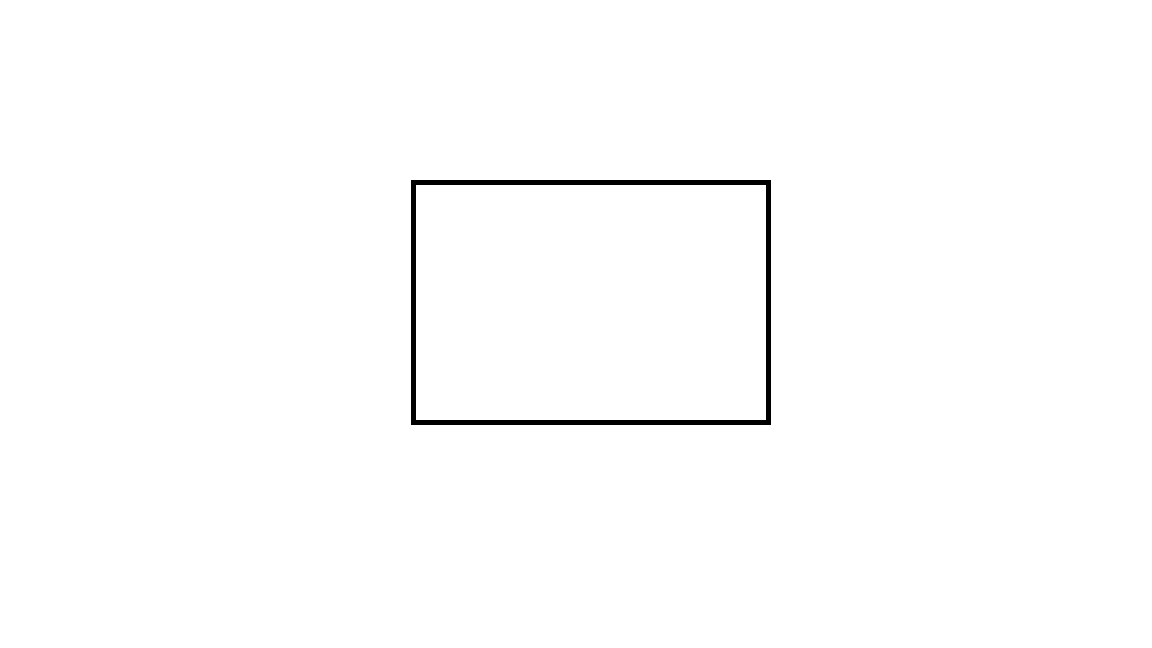
#> input picture be/images/sqare.png, 1152 x 648 px, found by its file name
$ python circularity2.py
#> lines starting #> are read from the running program, lines starting #| are printed output that depends on the picture; after the words box and inside, x2 and y2 are one past the last pixel; in counts of white or black regions, pixels touching at a corner belong together
import cv2
import numpy as np

def calculate_ellipse_aspect_ratio(contour):
    if len(contour) < 5:
        return None

    ellipse = cv2.fitEllipse(contour)
    (center, (MA, ma), angle) = ellipse

    # 장축과 단축의 비율 계산
    aspect_ratio = ma / MA

    return aspect_ratio

def detect_shapes(image_path):
    # 이미지 읽기
#> called with image_path = './images/sqare.png'
    image = cv2.imread(image_path)
#> image is the input picture: shape (648, 1152, 3); 99.2% white; 1 black region, box (x1, y1, x2, y2) and area: (411, 180, 771, 425) 5950
    gray = cv2.cvtColor(image, cv2.COLOR_BGR2GRAY)

    # 가장자리 검출
    edges = cv2.Canny(gray, 50, 150)
#> edges: shape (648, 1152); 0.32% white in thin lines or dots, all inside (x1, y1, x2, y2) = (410, 179, 771, 425)

    # 윤곽선 검출
    contours, _ = cv2.findContours(edges, cv2.RETR_TREE, cv2.CHAIN_APPROX_SIMPLE)
#> contours = 4 contours; box (x1, y1, x2, y2) and area: (410, 179, 771, 425) 88197, (410, 179, 771, 425) 88196, (415, 184, 766, 420) 82247, (415, 184, 766, 420) 82246

    for contour in contours:
        aspect_ratio = calculate_ellipse_aspect_ratio(contour)

        if aspect_ratio:
            # 타원의 축 비율을 시각적으로 표시
            x, y, w, h = cv2.boundingRect(contour)
            cv2.rectangle(image, (x, y), (x + w, y + h), (0, 255, 0), 2)
            cv2.putText(image, f'Aspect Ratio: {aspect_ratio:.2f}', (x, y - 10), cv2.FONT_HERSHEY_SIMPLEX, 0.5, (0, 255, 0), 2)
#> this loop made 4 passes
#> (center in calculate_ellipse_aspect_ratio, MA in calculate_ellipse_aspect_ratio, ma in calculate_ellipse_aspect_ratio, angle in calculate_ellipse_aspect_ratio, aspect_ratio, x, y, w) on passes 1 to 4: ((590.5, 302), 383.6, 465.3, 90, 1.21, 410, 179, 361), ((590.2, 301.7), 383.2, 464.9, 89.75, 1.21, 410, 179, 361), ((590.5, 302), 369.4, 451.1, 90, 1.22, 415, 184, 351), ((590.2, 301.7), 369, 450.7, 89.75, 1.22, 415, 184, 351)
#> image: shape (648, 1152, 3); 1.17% of pixels changed, all inside (x1, y1, x2, y2) = (409, 157, 773, 427)

    # 결과 이미지 표시
    cv2.imshow('Detected Shapes', image)
    cv2.waitKey(0)
    cv2.destroyAllWindows()

# 이미지 경로를 입력하여 함수 호출
detect_shapes('./images/sqare.png')
detect_shapes('./images/ellipse.png')
#> call 2 of detect_shapes, with image_path = './images/ellipse.png'
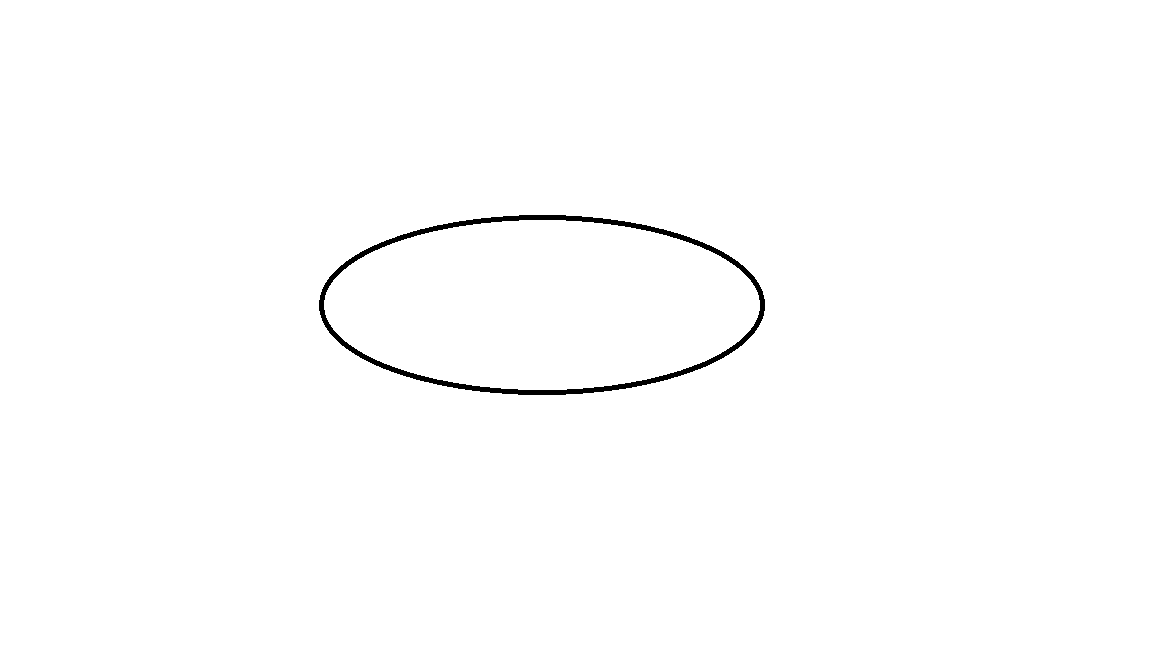
#> input picture be/images/ellipse.png, 1152 x 648 px, found by its file name
#> in detect_shapes, image is the input picture: shape (648, 1152, 3); 99.3% white; 1 black region, box (x1, y1, x2, y2) and area: (319, 215, 765, 395) 5040
#> in detect_shapes (call 2), `edges = cv2.Canny(gray, 50, 150)`: edges: shape (648, 1152); 0.28% white in thin lines or dots, all inside (x1, y1, x2, y2) = (318, 214, 765, 395)
#> in detect_shapes (call 2), `contours, _ = cv2.findContours(edges, cv2.RETR_TREE, cv2.CHAIN_APPROX_..`: contours = 4 contours; box (x1, y1, x2, y2) and area: (318, 214, 765, 395) 63170, (318, 214, 765, 395) 63088, (323, 219, 760, 390) 58128, (323, 219, 760, 390) 58050
#> the loop in detect_shapes (call 2), `for contour in contours:` made 4 passes
#> (ellipse in calculate_ellipse_aspect_ratio, MA in calculate_ellipse_aspect_ratio, ma in calculate_ellipse_aspect_ratio, aspect_ratio, x, y, w, h) on passes 1 to 4: (((541.5, 304.3), (180.1, 446.8), 90), 180.1, 446.8, 2.48, 318, 214, 447, 181), (((541.5, 304.3), (180.1, 446.4), 90), 180.1, 446.4, 2.48, 318, 214, 447, 181), (((541.5, 304.3), (169.7, 435.7), 90), 169.7, 435.7, 2.57, 323, 219, 437, 171), (((541.5, 304.3), (169.7, 435.3), 90), 169.7, 435.3, 2.56, 323, 219, 437, 171)
#> after the loop in detect_shapes (call 2), `for contour in contours:`: image: shape (648, 1152, 3); 1.21% of pixels changed, all inside (x1, y1, x2, y2) = (317, 192, 767, 397)
detect_shapes('./images/circle.png')
#> call 3 of detect_shapes, with image_path = './images/circle.png'
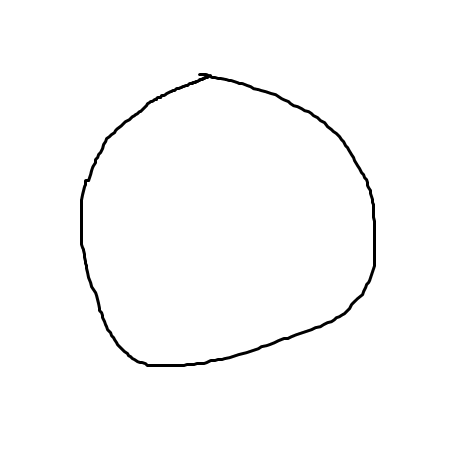
#> input picture be/images/circle.png, 450 x 450 px, found by its file name
#> in detect_shapes, image is the input picture: shape (450, 450, 3); min 0, max 255, mean 251.4
#> in detect_shapes (call 3), `edges = cv2.Canny(gray, 50, 150)`:
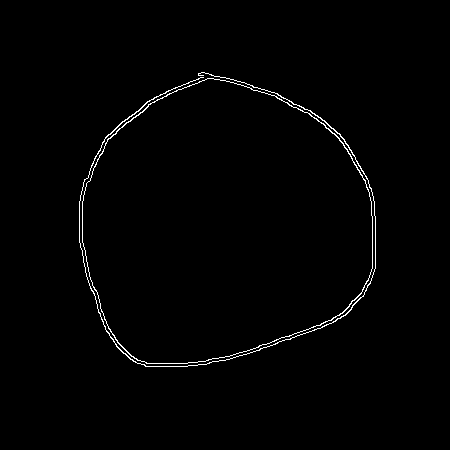
#> edges: shape (450, 450); 1% white in thin lines or dots, all inside (x1, y1, x2, y2) = (79, 72, 376, 367)
#> in detect_shapes (call 3), `contours, _ = cv2.findContours(edges, cv2.RETR_TREE, cv2.CHAIN_APPROX_..`: contours = 3 contours; box (x1, y1, x2, y2) and area: (82, 78, 373, 364) 64436, (82, 78, 373, 364) 64252, (79, 72, 376, 367) 198
#> the loop in detect_shapes (call 3), `for contour in contours:` made 3 passes
#> (center in calculate_ellipse_aspect_ratio, MA in calculate_ellipse_aspect_ratio, ma in calculate_ellipse_aspect_ratio, angle in calculate_ellipse_aspect_ratio, aspect_ratio, x, y, w) on passes 1 to 3: ((222.3, 223.4), 275.2, 298.3, 75.51, 1.08, 82, 78, 291), ((222.1, 223.8), 275.2, 297.8, 74.3, 1.08, 82, 78, 291), ((222.2, 223.4), 282.8, 303.6, 73.31, 1.07, 79, 72, 297)
#> after the loop in detect_shapes (call 3), `for contour in contours:`: image: shape (450, 450, 3); 4.26% of pixels changed, all inside (x1, y1, x2, y2) = (78, 50, 378, 369)
detect_shapes('./images/dcircle.png')
#> call 4 of detect_shapes, with image_path = './images/dcircle.png'
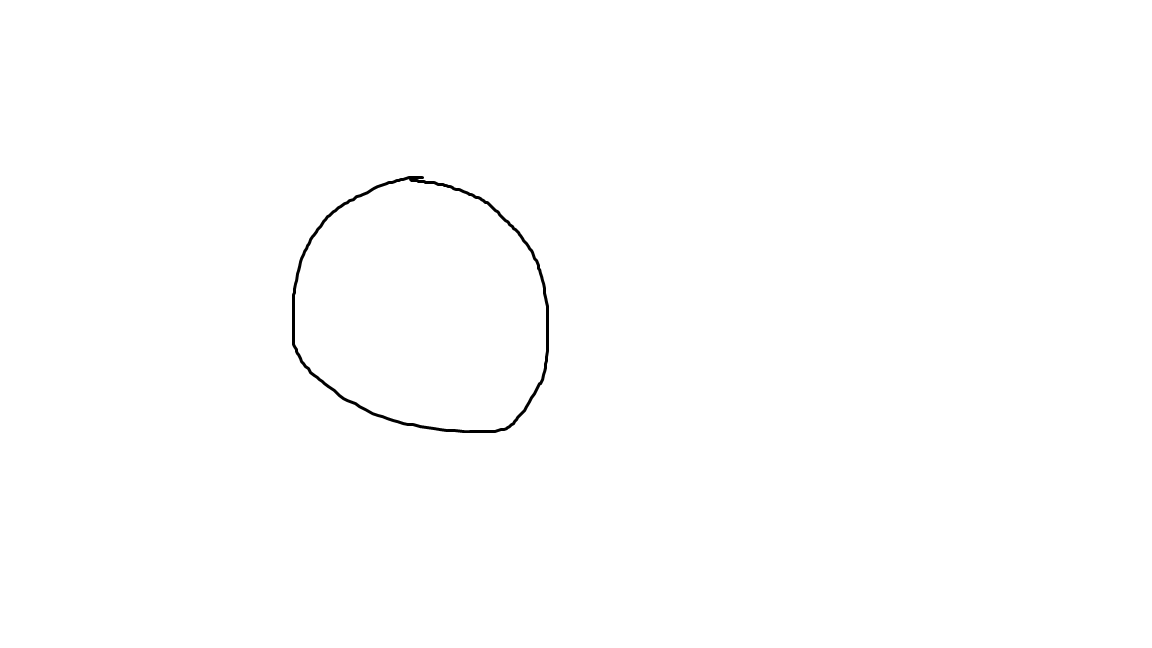
#> input picture be/images/dcircle.png, 1152 x 648 px, found by its file name
#> in detect_shapes, image is the input picture: shape (648, 1152, 3); min 0, max 255, mean 254.1
#> in detect_shapes (call 4), `edges = cv2.Canny(gray, 50, 150)`: edges: shape (648, 1152); 0.25% white in thin lines or dots, all inside (x1, y1, x2, y2) = (291, 175, 549, 433)
#> in detect_shapes (call 4), `contours, _ = cv2.findContours(edges, cv2.RETR_TREE, cv2.CHAIN_APPROX_..`: contours = 4 contours; box (x1, y1, x2, y2) and area: (291, 175, 549, 433) 52562, (291, 175, 549, 433) 52372, (294, 179, 547, 431) 50052, (294, 179, 547, 431) 49872
#> the loop in detect_shapes (call 4), `for contour in contours:` made 4 passes
#> (center in calculate_ellipse_aspect_ratio, MA in calculate_ellipse_aspect_ratio, ma in calculate_ellipse_aspect_ratio, angle in calculate_ellipse_aspect_ratio, aspect_ratio, x, y, w) on passes 1 to 4: ((424.3, 308.6), 244.4, 277.6, 124.9, 1.14, 291, 175, 258), ((424, 308.4), 244.3, 276.8, 124.4, 1.13, 291, 175, 258), ((424.2, 308.4), 237.9, 270.6, 124.3, 1.14, 294, 179, 253), ((424, 308.4), 237.6, 270.1, 124.2, 1.14, 294, 179, 253)
#> after the loop in detect_shapes (call 4), `for contour in contours:`: image: shape (648, 1152, 3); 0.95% of pixels changed, all inside (x1, y1, x2, y2) = (290, 153, 551, 435)
detect_shapes('./images/dellipse.png')
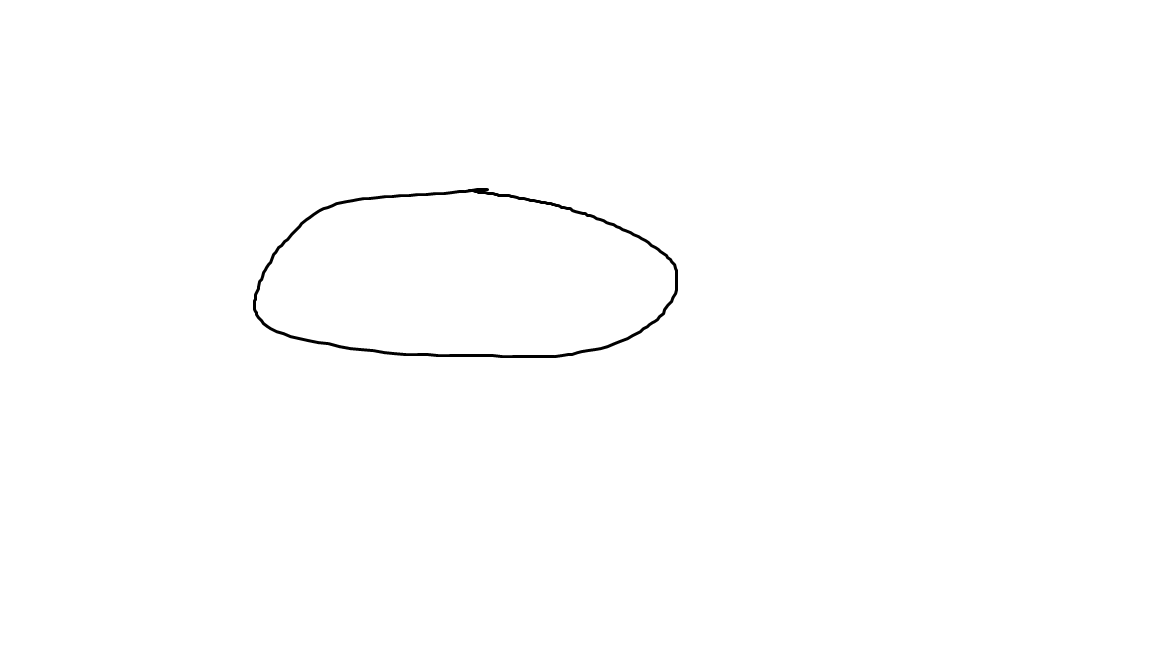
#> input picture be/images/dellipse.png, 1152 x 648 px, found by its file name
#> in detect_shapes, image is the input picture: shape (648, 1152, 3); min 0, max 255, mean 254
#> in detect_shapes (call 5), `edges = cv2.Canny(gray, 50, 150)`:
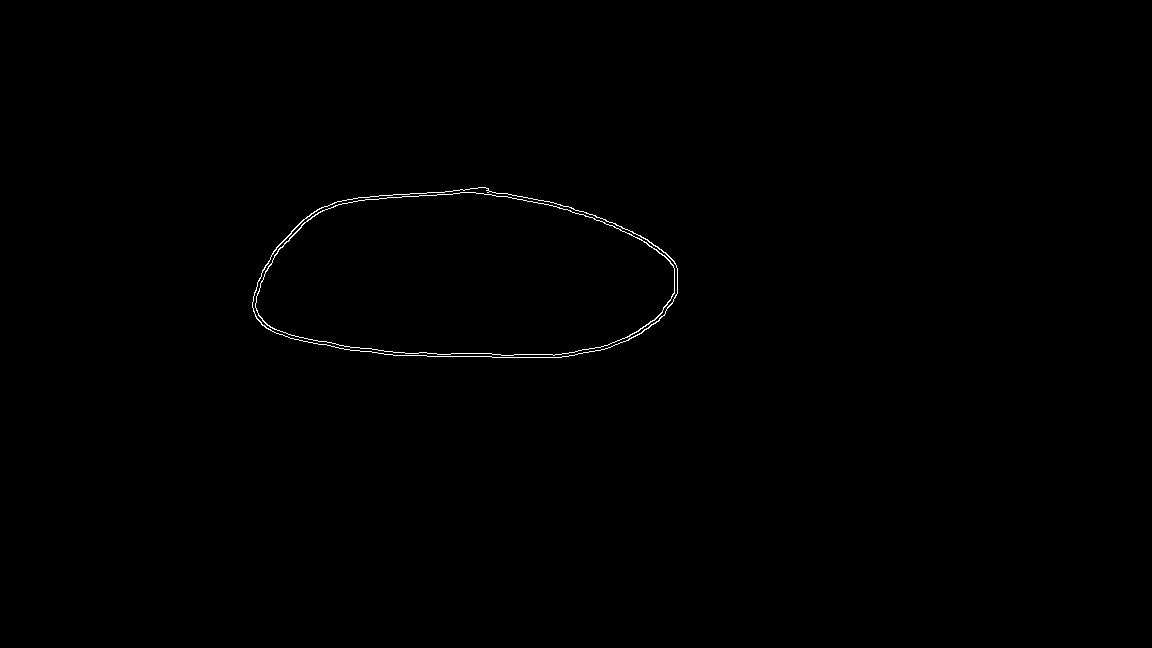
#> edges: shape (648, 1152); 0.29% white in thin lines or dots, all inside (x1, y1, x2, y2) = (252, 187, 678, 358)
#> in detect_shapes (call 5), `contours, _ = cv2.findContours(edges, cv2.RETR_TREE, cv2.CHAIN_APPROX_..`: contours = 4 contours; box (x1, y1, x2, y2) and area: (252, 187, 678, 358) 57334, (252, 187, 678, 358) 57192, (255, 192, 675, 356) 54398, (255, 192, 675, 356) 54264
#> the loop in detect_shapes (call 5), `for contour in contours:` made 4 passes
#> (center in calculate_ellipse_aspect_ratio, MA in calculate_ellipse_aspect_ratio, ma in calculate_ellipse_aspect_ratio, angle in calculate_ellipse_aspect_ratio, aspect_ratio, x, y, w) on passes 1 to 4: ((460.3, 279.8), 177.2, 429.7, 91.06, 2.43, 252, 187, 426), ((460.2, 279.7), 177.4, 427.6, 91.11, 2.41, 252, 187, 426), ((460.7, 279), 167.8, 424.3, 91.06, 2.53, 255, 192, 420), ((460.8, 279.1), 168, 422.2, 91.04, 2.51, 255, 192, 420)
#> after the loop in detect_shapes (call 5), `for contour in contours:`:
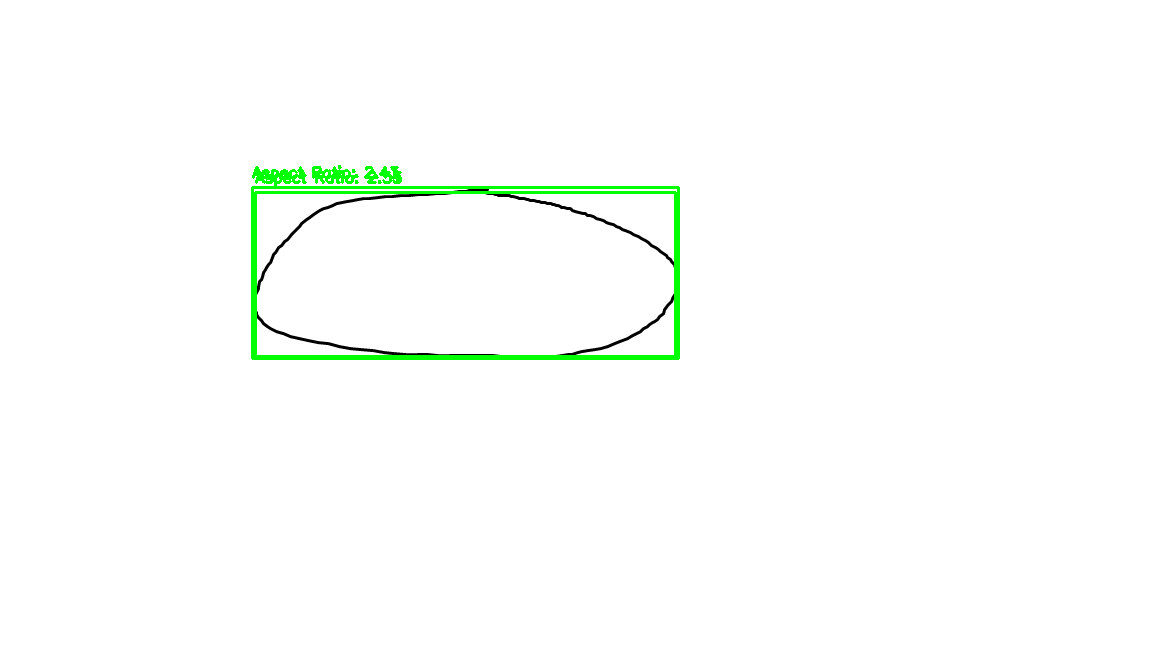
#> image: shape (648, 1152, 3); 1.11% of pixels changed, all inside (x1, y1, x2, y2) = (251, 165, 680, 360)
